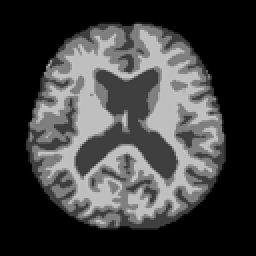
#> input picture dementia_pca_project/dataset/healthy/OAS1_0001_MR1.gif, 128 x 128 px (shown 2 times larger); its folder holds 4 pictures in this run
$ python main.py
#> lines starting #> are read from the running program, lines starting #| are printed output that depends on the picture
"""
PCA of Volume Maps Hypothesis

1. Project Name: Early Detection of Dementia Using PCA-Based Structural Biomarkers from Brain MRI Slices

2. Project description:

This project presents a learning activity that enables students to apply eigenvalue-based dimensionality
reduction (PCA) to investigate a practical biomedical problem. We demonstrate how to process 2D brain
MRI slices from healthy individuals and early-stage dementia patients, and describe how students can
extract pixel intensity data using open-source Python libraries. We then illustrate how to analyze this
data using principal component analysis (PCA) to uncover structural biomarkers—such as cortical thinning
or ventricle enlargement—that are associated with Mild Cognitive Impairment (MCI), an early stage of
dementia. This hands-on activity enhances student motivation and prepares students to apply linear
algebra and statistical methods to real-world clinical imaging challenges.

3. Who might this project be good for?

The Early Detection of Dementia Using PCA-Based Structural Biomarkers project is designed to excite
students majoring in Biomedical Engineering, Neuroscience, Computer Science, Data Science, Applied
Mathematics, or any student who would like to learn how to translate medical images into mathematical
evidence for disease detection. One way to figure out if this project might give you a competitive
advantage in your academic career is to ask yourself the following questions:

a. Am I required to take courses like Bio 1A/1B/1C, Math 2B, Math 22, Engr 11 or C S 3A/3B/3C at
   Foothill College or a different institution?
b. Do I have an interest in using computers to analyze brain scans or other clinical data to detect
   diseases early?
c. Do I plan to pursue a career in healthcare, biotechnology, or AI where medical data and coding
   intersect?

If your answer to these questions is yes, then this project offers a powerful introduction to the
process of extracting meaningful features from real medical images, modeling patterns using linear
algebra (PCA), and testing hypotheses with statistical tools. This project provides a hands-on
foundation in biomedical image processing, dimensionality reduction, and quantitative clinical
research.

4. Project resources:


5. Project Outcomes:

Beginning-Level Outcomes:
By the end of this project, you will be able to extract features from brain MRI slices and use PCA to identify
structural differences between healthy individuals and early dementia patients. You will learn to apply a t-test to
PCA scores to verify if the differences are statistically significant.

More-Advanced Outcomes:
You might extend the project by including more principal components, reconstructing MRI slices from PCA outputs, or
analyzing 3D scans. You could also explore how brain structure changes over time using longitudinal data.

"""
# Hypothesis: The distributions of principal-component (PC) scores derived from 2-D brain-MRI slices differ
# significantly between individuals with Mild Cognitive Impairment (MCI) and cognitively healthy controls.

# Null Hypothesis (H0): The average PCA scores for MCI and healthy individuals are the same for all principal
# components used (e.g., PC1 to PC5). That is, there is no statistically significant difference in brain structure
# between the two groups based on these PCA-derived features.


import os
import numpy as np
import imageio.v2 as imageio
import matplotlib.pyplot as plt
from scipy.stats import ttest_ind
from numpy.linalg import svd

def show_sample_images(folder_path, title, num_images=5):
#> called with folder_path = 'dataset/healthy', title = 'Healthy Brain Samples', num_images = 5
    import imageio.v2 as imageio
    import matplotlib.pyplot as plt
    import os

    filenames = sorted([f for f in os.listdir(folder_path) if f.endswith('.gif')])
    plt.figure(figsize=(15, 3))
    for i, filename in enumerate(filenames[:num_images]):
        img_path = os.path.join(folder_path, filename)
        img = imageio.imread(img_path)
#> img is the input picture: shape (128, 128, 3); min 0, max 200, mean 64
        plt.subplot(1, num_images, i + 1)
        plt.imshow(img, cmap='gray')
        plt.axis('off')
        plt.title(f"{filename[:10]}...")
    plt.suptitle(title)
    plt.tight_layout()
    plt.show()
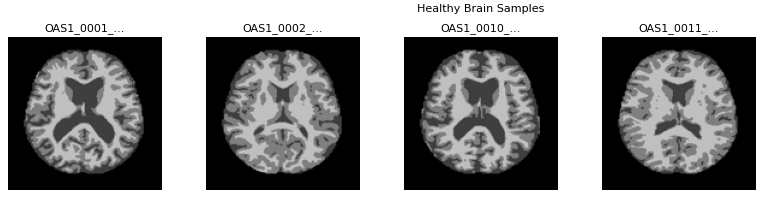
#> figure drawn by matplotlib, 4 panels
def load_images_from_folder(folder_path):
    images = []
    for filename in sorted(os.listdir(folder_path)):
        if filename.endswith('.gif'):
            path = os.path.join(folder_path, filename)
            img = imageio.imread(path)
            img = img.astype(np.float32) / 255.0  # Normalize pixel values
            images.append(img.flatten())  # Flatten to 1D
    return np.array(images)

show_sample_images("dataset/healthy", "Healthy Brain Samples", num_images=5)
show_sample_images("dataset/mci", "MCI Brain Samples", num_images=5)
#> (the run stopped early here; a loop or call above may not have finished)
